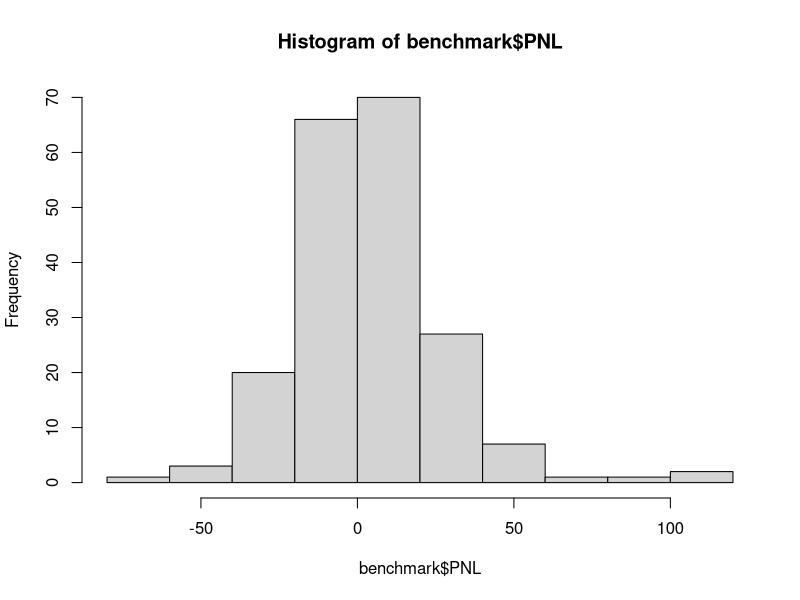
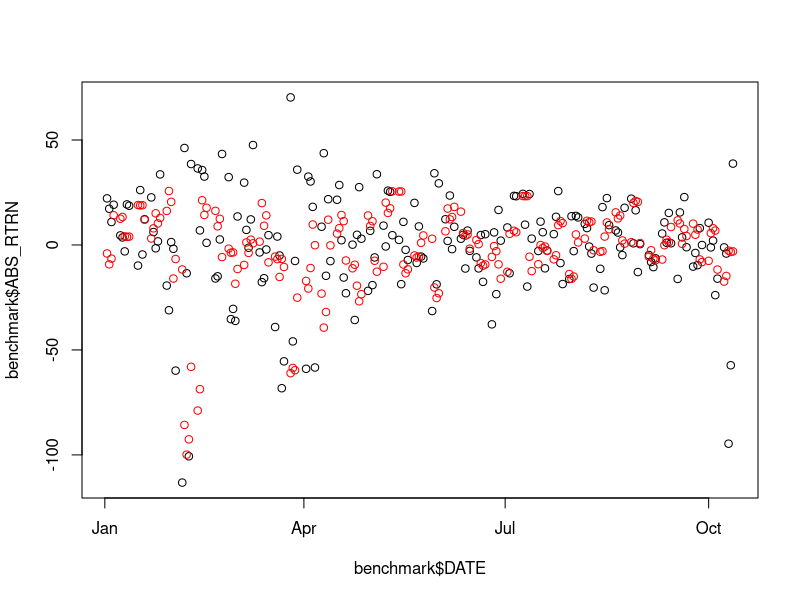

These charts were generated, in order, by the following R code:
library(tseries) 
library(forecast) 
library(dplyr)
library(psych)
ds = read.csv("SP500.csv") 
step =  3
stop = 20
start <- as.Date("01-01-18",format="%d-%m-%y")
end   <- as.Date("31-12-18",format="%d-%m-%y")
hedged_pnl <- function(x) { 
  if (as.numeric(x[2])>0) { # up
    if (as.numeric(x[3])>0){ # correct buy signal or stop loss
      return (ifelse(abs(as.numeric(x[5]))<stop,abs(as.numeric(x[2])),-1*stop))
    } else {
      return (ifelse(abs(as.numeric(x[4]))<stop,-1*abs(as.numeric(x[2])),-1*stop))
    }
  } else { # down
    if (as.numeric(x[3])<0){ # correct sell signal or stop loss
      return (ifelse(abs(as.numeric(x[4]))<stop,abs(as.numeric(x[2])),-1*stop))
    } else {
      return (ifelse(abs(as.numeric(x[5]))<stop,-1*abs(as.numeric(x[2])),-1*stop))
    }
  }
}
pnl <- function(x) {
  if(as.numeric(x[2])*as.numeric(x[3])>0) 
    return (abs(as.numeric(x[2])))
  else 
    return(-1*abs(as.numeric(x[2])))
}
indexesdt = as.matrix(ds[,c("Close")])
returns = data.frame(DATE= as.Date(ds[-1,]$Date),
                     ABS_RTRN=diff(ds$Close), PREDICTED=diff(ds$Close),
                     HIGH_RTRN=as.numeric(ds[-1,]$High-ds[-nrow(ds),]$Close),
                     LOW_RTRN=as.numeric(ds[-1,]$Low-ds[-nrow(ds),]$Close))

benchmark <- data.frame(returns) %>%
  filter(DATE < end + step)  %>%
  filter(DATE >= start) 

for(count in 1:nrow(benchmark)) {
  if (count == 1 || count %% step == 1) {
    print(count)
    train = data.frame(returns) %>%
      filter(DATE < benchmark[count,]$DATE)  %>%
      filter(DATE > benchmark[count,]$DATE - 355*2) # 2 years is enough
    test = data.frame(returns) %>%
      filter(DATE >= benchmark[count,]$DATE) %>%
      top_n(n=-1*step,wt=DATE)
    fit = arima(train$ABS_RTRN, order=c(1,1,0)) 
    forecasts = predict(fit, step) 
    for(i in 1:step){
      if((count+i-1) <= nrow(benchmark))
        benchmark[count+i-1,]$PREDICTED <- forecasts$pred[i]
    }
  }
}
benchmark$PNL <- apply(benchmark, 1, FUN = pnl)
benchmark$H_PNL <- apply(benchmark, 1, FUN = hedged_pnl)

count(benchmark%>%filter(ABS_RTRN*PREDICTED > 0)) # winner over looser
count(benchmark%>%filter(ABS_RTRN*PREDICTED <= 0)) # winner over looser
sum(benchmark %>% filter(PNL != H_PNL) %>% select(PNL)) # where hedge helped
sum(benchmark %>% filter(PNL != H_PNL) %>% select(H_PNL)) # where hedge helped

hist(benchmark$PNL)
plot(benchmark$DATE, benchmark$ABS_RTRN)
lines(benchmark$DATE,benchmark$PREDICTED, col="red", type="p") 
summary(benchmark$PNL)
sum(benchmark$PNL)
sum(benchmark$H_PNL)
sum(benchmark$ABS_RTRN)